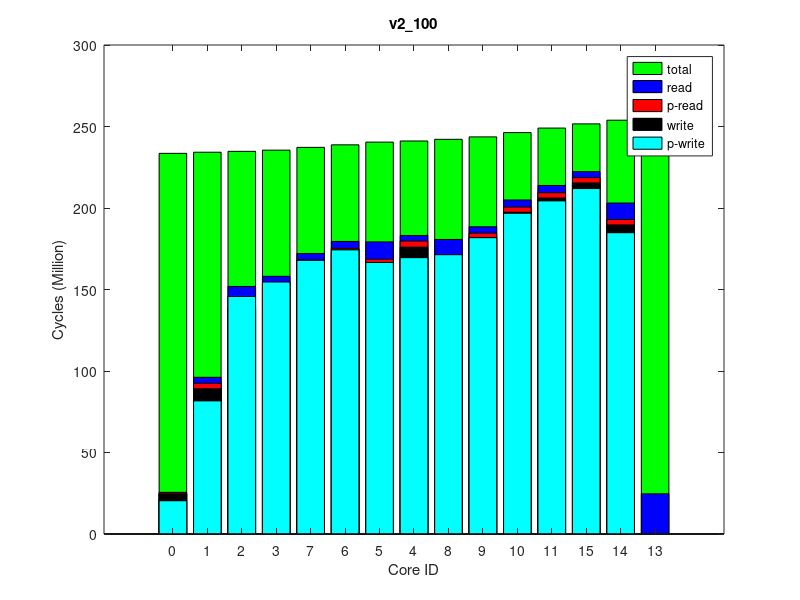

This chart was generated by the following MATLAB code:
times(1, :, :) = [
889240, 235401546, 0
3334415, 236102384, 0
1302411, 236638434, 0
2766151, 237382548, 0
3157903, 239097842, 0
3211614, 240692302, 0
2645929, 242407499, 0
3745401, 243110542, 0
1528055, 244178496, 0
3091151, 245720169, 0
3211132, 248447266, 0
3226163, 251314297, 0
3260962, 253989383, 0
3315503, 256286358, 0
0, 256553579, 0
];
times(2, :, :) = [
889240, 235386715, 0
3334513, 236089332, 0
1302257, 236625438, 0
2768536, 237367468, 0
3157213, 239085188, 0
3210998, 240682504, 0
2642633, 242398052, 0
3745793, 243100610, 0
1528743, 244169094, 0
3091281, 245710432, 0
3209686, 248438678, 0
3226283, 251305131, 0
3260271, 253980313, 0
3314127, 256272148, 0
0, 256533806, 0
];
times(3, :, :) = [
885104, 235390623, 0
3334440, 236093841, 0
1302532, 236630365, 0
2767047, 237372894, 0
3157712, 239090822, 0
3211777, 240685206, 0
2642228, 242401261, 0
3744910, 243103387, 0
1528711, 244171700, 0
3090566, 245712580, 0
3209256, 248440092, 0
3225268, 251308535, 0
3261244, 253984257, 0
3314988, 256280364, 0
0, 256543966, 0
];
times(4, :, :) = [
885104, 235386633, 0
3333196, 236087678, 0
1302356, 236624761, 0
2764232, 237367343, 0
3157834, 239083529, 0
3211856, 240677724, 0
2643372, 242393573, 0
3745449, 243095586, 0
1527673, 244164468, 0
3091159, 245705298, 0
3207442, 248433699, 0
3224581, 251300706, 0
3261742, 253976282, 0
3315671, 256271047, 0
0, 256532420, 0
];
times(5, :, :) = [
885104, 235364739, 0
3333860, 236068054, 0
1302512, 236605311, 0
2766327, 237347354, 0
3159347, 239061037, 0
3211382, 240656951, 0
2641146, 242372375, 0
3744797, 243075066, 0
1528516, 244142911, 0
3091130, 245685039, 0
3207607, 248412589, 0
3225808, 251280365, 0
3262346, 253956352, 0
3314112, 256246107, 0
0, 256508673, 0
];
times(6, :, :) = [
889240, 235396295, 0
3334708, 236099341, 0
1301969, 236637154, 0
2764171, 237378879, 0
3158729, 239097212, 0
3211182, 240693831, 0
2645227, 242408697, 0
3745427, 243111391, 0
1528077, 244179670, 0
3097442, 245721506, 0
3210545, 248449885, 0
3224666, 251316255, 0
3262666, 253991698, 0
3314801, 256285173, 0
0, 256549636, 0
];
times(7, :, :) = [
885104, 235379405, 0
3333075, 236081479, 0
1302254, 236619170, 0
2766827, 237363058, 0
3158807, 239079985, 0
3211843, 240676169, 0
2640605, 242390777, 0
3744736, 243093488, 0
1528335, 244161854, 0
3090068, 245704199, 0
3207969, 248431360, 0
3225445, 251297985, 0
3260750, 253972940, 0
3314669, 256265061, 0
0, 256530094, 0
];
times(8, :, :) = [
889240, 235379868, 0
3334771, 236081660, 0
1302167, 236618678, 0
2765032, 237360478, 0
3158061, 239077173, 0
3211256, 240672097, 0
2645854, 242386998, 0
3744895, 243089551, 0
1527625, 244157602, 0
3090709, 245698948, 0
3208409, 248424852, 0
3226840, 251292860, 0
3261063, 253968043, 0
3315569, 256261667, 0
0, 256526185, 0
];
times(9, :, :) = [
889240, 235376027, 0
3334520, 236076863, 0
1302122, 236614663, 0
2765640, 237357143, 0
3157570, 239077970, 0
3211209, 240675151, 0
2641816, 242391035, 0
3745144, 243093390, 0
1528595, 244161749, 0
3097179, 245703197, 0
3209129, 248431955, 0
3222942, 251300147, 0
3260714, 253975232, 0
3316146, 256264888, 0
0, 256527526, 0
];
times(10, :, :) = [
885104, 235356314, 0
3334160, 236059078, 0
1302400, 236595930, 0
2764016, 237338049, 0
3157309, 239051739, 0
3212081, 240646789, 0
2644638, 242362029, 0
3744377, 243065142, 0
1528070, 244133516, 0
3091143, 245674604, 0
3208810, 248398857, 0
3226153, 251267129, 0
3262354, 253941879, 0
3314739, 256234598, 0
0, 256499358, 0
];
ave_times = round(squeeze(mean(times)));
format long g, ave_times
std_times = round(squeeze(std(times)));
format long g, std_times
polling_read_times = ave_times;
times(1, :, :) = [
20395198, 233910453, 0
81703366, 234610962, 0
145777521, 235147354, 0
154650053, 235886176, 0
167897046, 237593463, 0
174318055, 239179508, 0
166593430, 240888917, 0
169537737, 241590528, 0
171364767, 242657467, 0
181812853, 244193834, 0
196738363, 246915294, 0
204393014, 249780257, 0
211939403, 252456025, 0
184831199, 254739196, 0
0, 254998156, 0
];
times(2, :, :) = [
20392795, 233899218, 0
81632478, 234600195, 0
145655680, 235132866, 0
154517013, 235870351, 0
167817903, 237580719, 0
174299299, 239166881, 0
166593369, 240877654, 0
169548807, 241578236, 0
171372263, 242644685, 0
181832053, 244181355, 0
196743026, 246902930, 0
204406158, 249773009, 0
211947927, 252451681, 0
184839239, 254749524, 0
0, 255011821, 0
];
times(3, :, :) = [
20376826, 233898526, 0
81638437, 234598249, 0
145693549, 235131616, 0
154579914, 235870909, 0
167850499, 237579834, 0
174316039, 239165961, 0
166608974, 240875460, 0
169517423, 241576671, 0
171346690, 242643652, 0
181793233, 244181836, 0
196688884, 246903448, 0
204310939, 249770024, 0
211902961, 252445462, 0
184820338, 254737338, 0
0, 255001427, 0
];
times(4, :, :) = [
20399096, 233904883, 0
81692072, 234605024, 0
145745993, 235139158, 0
154597146, 235877463, 0
167863579, 237587924, 0
174314773, 239175478, 0
166585580, 240884550, 0
169506503, 241585810, 0
171329975, 242651951, 0
181773450, 244191032, 0
196700960, 246912437, 0
204364078, 249780253, 0
211950608, 252456401, 0
184839063, 254747578, 0
0, 255009379, 0
];
times(5, :, :) = [
20361422, 233887341, 0
81626397, 234586977, 0
145663820, 235122410, 0
154509409, 235858843, 0
167798999, 237570148, 0
174220606, 239156506, 0
166521673, 240866167, 0
169465674, 241566416, 0
171293539, 242632882, 0
181750448, 244169508, 0
196666116, 246891408, 0
204304877, 249757204, 0
211885894, 252433161, 0
184825388, 254734611, 0
0, 254999282, 0
];
times(6, :, :) = [
20375903, 233908272, 0
81648972, 234607612, 0
145706703, 235140844, 0
154601886, 235878374, 0
167871000, 237588691, 0
174314369, 239175435, 0
166579618, 240885104, 0
169534398, 241585846, 0
171363893, 242653325, 0
181821217, 244192492, 0
196726248, 246915788, 0
204370780, 249780465, 0
211935940, 252458214, 0
184844001, 254747959, 0
0, 255009420, 0
];
times(7, :, :) = [
20388034, 233916882, 0
81679415, 234617304, 0
145729152, 235151696, 0
154595009, 235889975, 0
167867670, 237599859, 0
174325670, 239186088, 0
166595792, 240895170, 0
169548501, 241595784, 0
171372043, 242662389, 0
181809536, 244200807, 0
196725262, 246922477, 0
204360380, 249788789, 0
211937062, 252466060, 0
184850918, 254763002, 0
0, 255025343, 0
];
times(8, :, :) = [
20404325, 233922241, 0
81699259, 234621677, 0
145756826, 235156353, 0
154606266, 235892070, 0
167877466, 237602634, 0
174328911, 239188421, 0
166624497, 240898752, 0
169558486, 241599118, 0
171382285, 242666922, 0
181830642, 244203412, 0
196754756, 246925529, 0
204392945, 249791872, 0
211962451, 252468467, 0
184854038, 254761765, 0
0, 255018772, 0
];
times(9, :, :) = [
20411049, 233904417, 0
81692998, 234604243, 0
145739097, 235139225, 0
154596504, 235874266, 0
167855175, 237582553, 0
174309184, 239169243, 0
166607283, 240879091, 0
169550402, 241580652, 0
171376570, 242647553, 0
181819034, 244183644, 0
196738349, 246907160, 0
204369542, 249772371, 0
211952201, 252449032, 0
184820679, 254733232, 0
0, 254991297, 0
];
times(10, :, :) = [
20388269, 233905720, 0
81678397, 234605077, 0
145747748, 235137143, 0
154638053, 235874139, 0
167882053, 237585306, 0
174336408, 239171380, 0
166624989, 240882439, 0
169547917, 241583930, 0
171373772, 242650289, 0
181813567, 244187761, 0
196738245, 246910778, 0
204389561, 249777047, 0
211959806, 252454563, 0
184840198, 254745140, 0
0, 255006632, 0
];
ave_times = round(squeeze(mean(times)));
format long g, ave_times
std_times = round(squeeze(std(times)));
format long g, std_times
polling_write_times = ave_times;
times(1, :, :) = [
0, 258378334, 0
7013250, 259142566, 64000
14250306, 259707683, 128000
7052215, 260502879, 64000
7040416, 262286266, 64000
7480457, 263955430, 64000
13334427, 265726832, 128000
7147622, 266450120, 64000
13745489, 267540004, 128000
7040475, 269103428, 64000
7548210, 271888796, 64000
7670815, 274897681, 64000
6948098, 277626132, 64000
13425100, 280032035, 128000
24663796, 280316218, 255980
];
times(2, :, :) = [
0, 258377370, 0
7012767, 259140788, 64000
14250073, 259707519, 128000
7052160, 260503481, 64000
7039537, 262284441, 64000
7478826, 263954103, 64000
13334641, 265725756, 128000
7144967, 266448460, 64000
13746189, 267538981, 128000
7041929, 269102276, 64000
7547994, 271888422, 64000
7670800, 274895001, 64000
6946391, 277623331, 64000
13425733, 280031564, 128000
24664302, 280316911, 255980
];
times(3, :, :) = [
0, 258392271, 0
7013727, 259157646, 64000
14250091, 259723088, 128000
7052210, 260517787, 64000
7040073, 262302615, 64000
7479216, 263971018, 64000
13334578, 265742221, 128000
7145163, 266465669, 64000
13746419, 267555541, 128000
7041264, 269119764, 64000
7547145, 271903716, 64000
7670805, 274916467, 64000
6947480, 277643120, 64000
13424692, 280049607, 128000
24664092, 280334974, 255980
];
times(4, :, :) = [
0, 258404326, 0
7015749, 259167745, 64000
14250102, 259733339, 128000
7052215, 260529035, 64000
7037973, 262311382, 64000
7480984, 263980605, 64000
13334706, 265751996, 128000
7145410, 266475332, 64000
13748264, 267565793, 128000
7040311, 269129348, 64000
7545885, 271914591, 64000
7670797, 274925339, 64000
6946078, 277652725, 64000
13424361, 280059318, 128000
24665582, 280347899, 255980
];
times(5, :, :) = [
0, 258384543, 0
7016475, 259150389, 64000
14249941, 259714812, 128000
7052215, 260509596, 64000
7038826, 262289850, 64000
7480731, 263959620, 64000
13334245, 265729589, 128000
7145011, 266451267, 64000
13746806, 267541877, 128000
7040128, 269104898, 64000
7546376, 271890729, 64000
7670777, 274901846, 64000
6947856, 277628705, 64000
13423702, 280034103, 128000
24664849, 280321259, 255980
];
times(6, :, :) = [
0, 258398419, 0
7013245, 259161705, 64000
14250300, 259727917, 128000
7052180, 260521109, 64000
7040111, 262307219, 64000
7481407, 263977071, 64000
13334174, 265749834, 128000
7148328, 266472750, 64000
13746723, 267563160, 128000
7040734, 269127294, 64000
7547253, 271911107, 64000
7670822, 274924022, 64000
6946837, 277651828, 64000
13422980, 280052110, 128000
24664443, 280338956, 255980
];
times(7, :, :) = [
0, 258386535, 0
7014560, 259151410, 64000
14250588, 259717765, 128000
7052185, 260512006, 64000
7040218, 262294888, 64000
7481231, 263967297, 64000
13333598, 265737561, 128000
7146146, 266460372, 64000
13746388, 267551037, 128000
7039809, 269114587, 64000
7546488, 271897953, 64000
7670814, 274905501, 64000
6947234, 277633326, 64000
13426305, 280047274, 128000
24665487, 280327566, 255980
];
times(8, :, :) = [
0, 258381201, 0
7015994, 259146876, 64000
14249920, 259711378, 128000
7052230, 260505665, 64000
7039481, 262284606, 64000
7483015, 263956787, 64000
13334051, 265725897, 128000
7146891, 266448892, 64000
13745406, 267538996, 128000
7040352, 269102124, 64000
7547014, 271886954, 64000
7670793, 274890624, 64000
6947303, 277617827, 64000
13429051, 280032585, 128000
24664787, 280317995, 255980
];
times(9, :, :) = [
0, 258391212, 0
7014801, 259155873, 64000
14250076, 259720266, 128000
7052220, 260513956, 64000
7038944, 262295511, 64000
7481391, 263964381, 64000
13334449, 265734520, 128000
7147517, 266456174, 64000
13745056, 267546216, 128000
7041104, 269109933, 64000
7546987, 271894644, 64000
7670800, 274902116, 64000
6947145, 277629437, 64000
13421746, 280032963, 128000
24664639, 280320615, 255980
];
times(10, :, :) = [
0, 258383010, 0
7015514, 259148301, 64000
14250548, 259712869, 128000
7052150, 260509011, 64000
7040482, 262292513, 64000
7479102, 263963324, 64000
13335662, 265733862, 128000
7145928, 266457837, 64000
13746091, 267548324, 128000
7040226, 269110872, 64000
7547262, 271895084, 64000
7670717, 274896842, 64000
6947308, 277623911, 64000
13424248, 280023981, 128000
24663325, 280307525, 255980
];
ave_times = round(squeeze(mean(times)));
format long g, ave_times
std_times = round(squeeze(std(times)));
format long g, std_times
read_times = ave_times;
times(1, :, :) = [
0, 233551795, 0
0, 234250870, 0
0, 234782846, 0
0, 235519312, 0
0, 237222436, 0
0, 238783684, 0
0, 240449063, 0
0, 241131831, 0
0, 242167523, 0
0, 243655712, 0
0, 246289925, 0
0, 249059154, 0
0, 251646024, 0
0, 253900369, 0
0, 254164245, 0
];
times(2, :, :) = [
0, 233520939, 0
0, 234218547, 0
0, 234751407, 0
0, 235487814, 0
0, 237194730, 0
0, 238753477, 0
0, 240418889, 0
0, 241100476, 0
0, 242137968, 0
0, 243626769, 0
0, 246262132, 0
0, 249028591, 0
0, 251615126, 0
0, 253868256, 0
0, 254129844, 0
];
times(3, :, :) = [
0, 233531495, 0
0, 234229946, 0
0, 234761351, 0
0, 235498338, 0
0, 237201102, 0
0, 238761861, 0
0, 240427114, 0
0, 241108977, 0
0, 242146323, 0
0, 243634206, 0
0, 246268118, 0
0, 249038069, 0
0, 251623952, 0
0, 253857551, 0
0, 254116083, 0
];
times(4, :, :) = [
0, 233527681, 0
0, 234225219, 0
0, 234758738, 0
0, 235493898, 0
0, 237198667, 0
0, 238759312, 0
0, 240424068, 0
0, 241107222, 0
0, 242144648, 0
0, 243632905, 0
0, 246266255, 0
0, 249032806, 0
0, 251618968, 0
0, 253861303, 0
0, 254123683, 0
];
times(5, :, :) = [
0, 233525625, 0
0, 234223299, 0
0, 234755572, 0
0, 235491156, 0
0, 237198723, 0
0, 238758881, 0
0, 240424184, 0
0, 241106412, 0
0, 242143185, 0
0, 243632151, 0
0, 246265951, 0
0, 249032185, 0
0, 251617235, 0
0, 253858119, 0
0, 254113201, 0
];
times(6, :, :) = [
0, 233548465, 0
0, 234246887, 0
0, 234780314, 0
0, 235515529, 0
0, 237220041, 0
0, 238780847, 0
0, 240445902, 0
0, 241128017, 0
0, 242165005, 0
0, 243653301, 0
0, 246287990, 0
0, 249054399, 0
0, 251639443, 0
0, 253889235, 0
0, 254149758, 0
];
times(7, :, :) = [
0, 233538657, 0
0, 234238006, 0
0, 234770144, 0
0, 235505754, 0
0, 237209871, 0
0, 238769390, 0
0, 240434191, 0
0, 241116454, 0
0, 242153107, 0
0, 243640745, 0
0, 246275295, 0
0, 249042746, 0
0, 251629148, 0
0, 253880834, 0
0, 254142489, 0
];
times(8, :, :) = [
0, 233537038, 0
0, 234234175, 0
0, 234768214, 0
0, 235503458, 0
0, 237210124, 0
0, 238770181, 0
0, 240435224, 0
0, 241116892, 0
0, 242154165, 0
0, 243642368, 0
0, 246276852, 0
0, 249043860, 0
0, 251629516, 0
0, 253873743, 0
0, 254135126, 0
];
times(9, :, :) = [
0, 233514666, 0
0, 234212272, 0
0, 234745896, 0
0, 235481027, 0
0, 237183745, 0
0, 238744371, 0
0, 240409249, 0
0, 241091678, 0
0, 242128831, 0
0, 243616469, 0
0, 246250799, 0
0, 249018214, 0
0, 251604432, 0
0, 253853157, 0
0, 254108668, 0
];
times(10, :, :) = [
0, 233526797, 0
0, 234224787, 0
0, 234756848, 0
0, 235492599, 0
0, 237198653, 0
0, 238758496, 0
0, 240423167, 0
0, 241105402, 0
0, 242143042, 0
0, 243631454, 0
0, 246265863, 0
0, 249032215, 0
0, 251617593, 0
0, 253860540, 0
0, 254119271, 0
];
ave_times = round(squeeze(mean(times)));
format long g, ave_times
std_times = round(squeeze(std(times)));
format long g, std_times
total_times = ave_times;
times(1, :, :) = [
24704660, 233088136, 64000
89148635, 233778318, 128000
137643847, 234297821, 64000
151047652, 235025099, 64000
165060874, 236701786, 64000
172061797, 238257621, 64000
165916847, 239935145, 64000
175988429, 240607142, 128000
166988042, 241655622, 64000
181494290, 243174115, 64000
197389270, 245869000, 64000
206123917, 248711377, 64000
215340839, 251371533, 64000
189628992, 253666383, 64000
0, 253927320, 0
];
times(2, :, :) = [
24682640, 233098501, 64000
89056775, 233786232, 128000
137520753, 234307004, 64000
150935567, 235034658, 64000
164954069, 236707587, 64000
171941646, 238262708, 64000
165854768, 239942444, 64000
175922679, 240615027, 128000
166928451, 241662303, 64000
181435761, 243183495, 64000
197363467, 245878962, 64000
206148773, 248723290, 64000
215377201, 251383749, 64000
189626390, 253664502, 64000
0, 253928661, 0
];
times(3, :, :) = [
24671434, 233093104, 64000
89090836, 233780966, 128000
137573257, 234301549, 64000
151022804, 235025712, 64000
165014838, 236701879, 64000
171973164, 238256444, 64000
165865862, 239934439, 64000
175918952, 240606133, 128000
166914230, 241654138, 64000
181438034, 243174706, 64000
197346620, 245867475, 64000
206142357, 248711541, 64000
215386160, 251371298, 64000
189638089, 253669593, 64000
0, 253936409, 0
];
times(4, :, :) = [
24687870, 233080173, 64000
89120129, 233768055, 128000
137621469, 234288600, 64000
151040770, 235017165, 64000
165038602, 236691796, 64000
172022612, 238250537, 64000
165908711, 239928702, 64000
175933356, 240601146, 128000
166937797, 241649569, 64000
181450777, 243168696, 64000
197362202, 245864375, 64000
206107968, 248708489, 64000
215354007, 251368759, 64000
189625779, 253665123, 64000
0, 253929313, 0
];
times(5, :, :) = [
24697041, 233094133, 64000
89147410, 233786276, 128000
137646962, 234307008, 64000
151079239, 235031937, 64000
165073733, 236707293, 64000
172052401, 238262175, 64000
165923219, 239941278, 64000
175972278, 240613006, 128000
166967746, 241660297, 64000
181473290, 243181602, 64000
197385791, 245876323, 64000
206133883, 248720796, 64000
215360857, 251380384, 64000
189631170, 253666261, 64000
0, 253929621, 0
];
times(6, :, :) = [
24694762, 233080522, 64000
89114002, 233770291, 128000
137594891, 234290237, 64000
150994597, 235018223, 64000
164985361, 236695848, 64000
171954795, 238251830, 64000
165871845, 239929657, 64000
175948995, 240601868, 128000
166942729, 241650306, 64000
181438148, 243171151, 64000
197340160, 245866643, 64000
206109777, 248709616, 64000
215373641, 251370067, 64000
189626567, 253658753, 64000
0, 253918687, 0
];
times(7, :, :) = [
24701045, 233088506, 64000
89129606, 233778780, 128000
137628676, 234300140, 64000
151050617, 235027652, 64000
165045392, 236704112, 64000
172040987, 238260759, 64000
165916881, 239939045, 64000
176002915, 240612263, 128000
166995681, 241659634, 64000
181517429, 243181467, 64000
197446550, 245876374, 64000
206201557, 248722484, 64000
215395097, 251382596, 64000
189617471, 253662269, 64000
0, 253923077, 0
];
times(8, :, :) = [
24688046, 233097014, 64000
89162145, 233787485, 128000
137697402, 234306587, 64000
151119790, 235031071, 64000
165091625, 236703632, 64000
172071766, 238260244, 64000
165947277, 239938945, 64000
175993230, 240611886, 128000
166995979, 241659923, 64000
181494538, 243180446, 64000
197434135, 245875401, 64000
206201730, 248719939, 64000
215400263, 251379789, 64000
189647433, 253685107, 64000
0, 253946459, 0
];
times(9, :, :) = [
24687250, 233084061, 64000
89155894, 233772807, 128000
137662933, 234292950, 64000
151074108, 235018626, 64000
165052518, 236693703, 64000
172030571, 238249858, 64000
165927384, 239930053, 64000
175995982, 240602496, 128000
167012126, 241650069, 64000
181511750, 243169952, 64000
197435998, 245864937, 64000
206186154, 248709307, 64000
215399531, 251369075, 64000
189624716, 253657641, 64000
0, 253916154, 0
];
times(10, :, :) = [
24671127, 233073674, 64000
89067357, 233765461, 128000
137550985, 234286373, 64000
150956331, 235014971, 64000
164944634, 236688771, 64000
171951509, 238244836, 64000
165844769, 239923235, 64000
175906471, 240595098, 128000
166891620, 241641446, 64000
181407727, 243162465, 64000
197305879, 245856380, 64000
206080052, 248699881, 64000
215335987, 251359361, 64000
189612564, 253645790, 64000
0, 253905717, 0
];
ave_times = round(squeeze(mean(times)));
format long g, ave_times
std_times = round(squeeze(std(times)));
format long g, std_times
write_times = ave_times;
mytitle = 'v2\_100';
% order = [1 2 3 4 8 7 6 5 9 10 11 12 15 14 13];
order = 1:15;

total_times = total_times(:, 2)(order);

read_times = read_times(:, 1)(order);
write_times = write_times(:, 1)(order);

polling_read_times = polling_read_times(:, 1)(order);
polling_write_times = polling_write_times(:, 1)(order);

total_times /= 1000000;

read_times /= 1000000;
write_times /= 1000000;

polling_read_times /= 1000000;
polling_write_times /= 1000000;

% laying read on top of write
read_times += write_times;
polling_read_times += write_times;

figure(1);
clf()
% set(gcf, 'Position', get(0,'Screensize'));
% set(gcf,'units','normalized','outerposition',[0 0 1 1])
bar(0:14, total_times,'g');
hold on;
bar(0:14, read_times,'b');
bar(0:14, polling_read_times,'r');
bar(0:14, write_times,'k');
bar(0:14, polling_write_times,'c');
hold off

axis([-2 16 0 300])
% axis([-1 15])
set(gca,'XTick',0:14);
set(gca,'xticklabel',{ '0'; '1'; '2'; '3'; '7'; '6'; '5'; '4'; '8'; '9'; '10'; '11'; '15'; '14'; '13' })

xlabel('Core ID')
ylabel('Cycles (Million)')

legend('total', 'read', 'p-read', 'write', 'p-write')
title(mytitle)
print(1, strcat(mytitle, '.png'))
